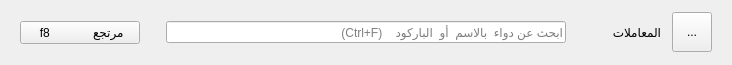
         <widget class="QWidget" name="navactions" native="true">
          <property name="minimumSize">
           <size>
            <width>0</width>
            <height>65</height>
           </size>
          </property>
          <property name="maximumSize">
           <size>
            <width>16777215</width>
            <height>65</height>
           </size>
          </property>
          <layout class="QHBoxLayout" name="horizontalLayout_16">
           <property name="leftMargin">
            <number>20</number>
           </property>
           <property name="rightMargin">
            <number>20</number>
           </property>
           <item>
            <widget class="QPushButton" name="btnmode">
             <property name="minimumSize">
              <size>
               <width>120</width>
               <height>0</height>
              </size>
             </property>
             <property name="maximumSize">
              <size>
               <width>120</width>
               <height>16777215</height>
              </size>
             </property>
             <property name="layoutDirection">
              <enum>Qt::LayoutDirection::RightToLeft</enum>
             </property>
             <property name="text">
              <string> f8             مرتجع</string>
             </property>
             <property name="icon">
              <iconset>
               <normaloff>icons/refresh2.svg</normaloff>icons/refresh2.svg</iconset>
             </property>
             <property name="shortcut">
              <string>F8</string>
             </property>
             <property name="checkable">
              <bool>true</bool>
             </property>
            </widget>
           </item>
           <item>
            <spacer name="horizontalSpacer_16">
             <property name="orientation">
              <enum>Qt::Orientation::Horizontal</enum>
             </property>
             <property name="sizeType">
              <enum>QSizePolicy::Policy::Fixed</enum>
             </property>
             <property name="sizeHint" stdset="0">
              <size>
               <width>20</width>
               <height>20</height>
              </size>
             </property>
            </spacer>
           </item>
           <item>
            <widget class="QLineEdit" name="actionsearch">
             <property name="minimumSize">
              <size>
               <width>400</width>
               <height>0</height>
              </size>
             </property>
             <property name="maximumSize">
              <size>
               <width>400</width>
               <height>16777215</height>
              </size>
             </property>
             <property name="placeholderText">
              <string>ابحث عن دواء  بالاسم  أو  الباركود    (Ctrl+F)</string>
             </property>
            </widget>
           </item>
           <item>
            <spacer name="horizontalSpacer_6">
             <property name="orientation">
              <enum>Qt::Orientation::Horizontal</enum>
             </property>
             <property name="sizeType">
              <enum>QSizePolicy::Policy::Expanding</enum>
             </property>
             <property name="sizeHint" stdset="0">
              <size>
               <width>40</width>
               <height>20</height>
              </size>
             </property>
            </spacer>
           </item>
           <item>
            <widget class="QLabel" name="lblaction">
             <property name="text">
              <string>المعاملات</string>
             </property>
            </widget>
           </item>
           <item>
            <spacer name="horizontalSpacer_7">
             <property name="orientation">
              <enum>Qt::Orientation::Horizontal</enum>
             </property>
             <property name="sizeType">
              <enum>QSizePolicy::Policy::Fixed</enum>
             </property>
             <property name="sizeHint" stdset="0">
              <size>
               <width>5</width>
               <height>20</height>
              </size>
             </property>
            </spacer>
           </item>
           <item>
            <widget class="QToolButton" name="actionicon">
             <property name="minimumSize">
              <size>
               <width>40</width>
               <height>40</height>
              </size>
             </property>
             <property name="maximumSize">
              <size>
               <width>40</width>
               <height>40</height>
              </size>
             </property>
             <property name="text">
              <string>...</string>
             </property>
             <property name="icon">
              <iconset>
               <normaloff>icons/credit-card2.svg</normaloff>icons/credit-card2.svg</iconset>
             </property>
             <property name="iconSize">
              <size>
               <width>22</width>
               <height>22</height>
              </size>
             </property>
            </widget>
           </item>
          </layout>
         </widget>
